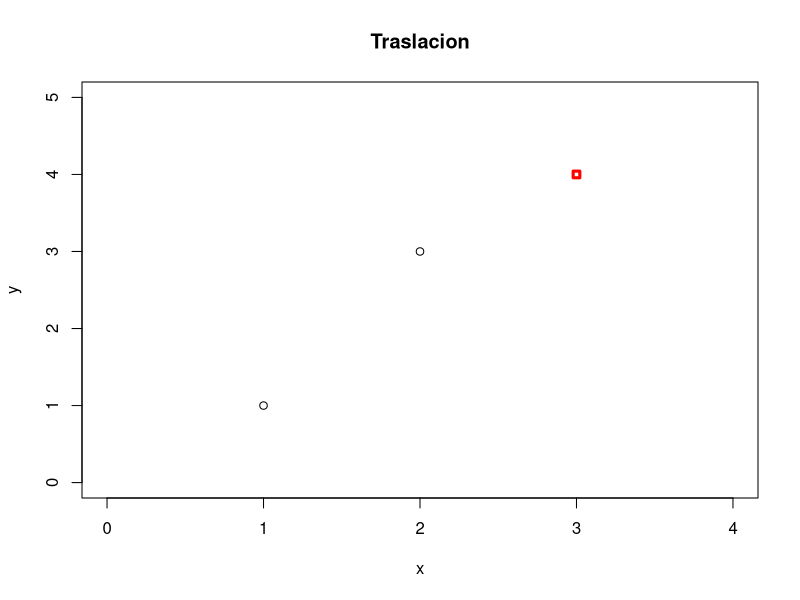

Reproduce this figure in R.
# Traslacion
Traslacion<-function(p,q){
  p_new<-c(0,0)
  p_new[1]=p[1]+q[1]
  p_new[2]=p[2]+q[2]
  x=c(p[1],q[1])
  y=c(p[2],q[2])
  plot(x,y, main=paste("Traslacion"),
       xlim=c(min(p_new[1],p[1],q[1])-1,max(p_new[1],p[1],q[1])+1),
       ylim=c(min(p_new[2],p[2],q[2])-1,max(p_new[2],p[2],q[2])+1),)
  points(p_new[1],p_new[2],pch=22,col="red",lwd=3)
  return(p_new)
}
Traslacion(c(2,3),c(1,1))
